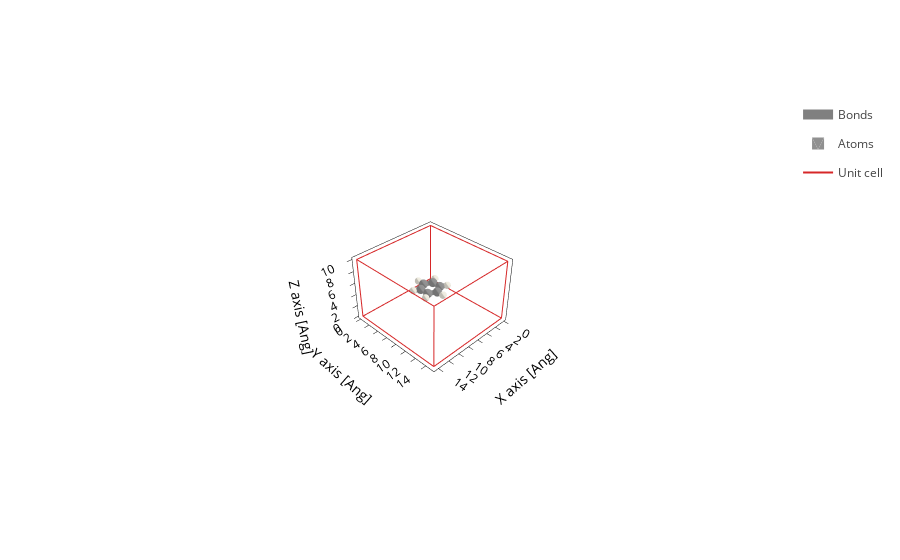

Notebook cell for this chart:
### Code cell
ben_centered.plot()

### Figure 1 — Plotly figure (JSON) as saved in the notebook; plotly's stock layout.template omitted (floating-point values rounded to 4 significant figures; data arrays with more than 128 entries replaced by an {"elided": "..."} marker saying what was removed)
{"data": [{"line": {"color": "gray", "width": 10}, "meta": {}, "mode": "lines", "name": "Bonds", "opacity": 1, "type": "scatter3d", "x": {"elided": "252 float values"}, "y": {"elided": "252 float values"}, "z": {"elided": "252 float values"}}, {"alphahull": 0, "color": "#909090", "hovertemplate": "%{meta.position}", "legendgroup": "Atoms", "meta": {"meta": {"Atoms_i": 0}, "position": "(8.23, 7.71, 5.00)"}, "name": "Atoms", "opacity": 1, "showlegend": true, "showscale": false, "type": "mesh3d", "x": {"elided": "225 float values"}, "y": {"elided": "225 float values"}, "z": {"elided": "225 float values"}}, {"alphahull": 0, "color": "#EDEADE", "hovertemplate": "%{meta.position}", "legendgroup": "Atoms", "meta": {"meta": {"Atoms_i": 1}, "position": "(9.20, 8.27, 5.00)"}, "name": "Atoms", "opacity": 1, "showlegend": false, "showscale": false, "type": "mesh3d", "x": {"elided": "225 float values"}, "y": {"elided": "225 float values"}, "z": {"elided": "225 float values"}}, {"alphahull": 0, "color": "#909090", "hovertemplate": "%{meta.position}", "legendgroup": "Atoms", "meta": {"meta": {"Atoms_i": 2}, "position": "(7.00, 8.42, 5.00)"}, "name": "Atoms", "opacity": 1, "showlegend": false, "showscale": false, "type": "mesh3d", "x": {"elided": "225 float values"}, "y": {"elided": "225 float values"}, "z": {"elided": "225 float values"}}, {"alphahull": 0, "color": "#EDEADE", "hovertemplate": "%{meta.position}", "legendgroup": "Atoms", "meta": {"meta": {"Atoms_i": 3}, "position": "(7.00, 9.54, 5.00)"}, "name": "Atoms", "opacity": 1, "showlegend": false, "showscale": false, "type": "mesh3d", "x": {"elided": "225 float values"}, "y": {"elided": "225 float values"}, "z": {"elided": "225 float values"}}, {"alphahull": 0, "color": "#909090", "hovertemplate": "%{meta.position}", "legendgroup": "Atoms", "meta": {"meta": {"Atoms_i": 4}, "position": "(5.77, 7.71, 5.00)"}, "name": "Atoms", "opacity": 1, "showlegend": false, "showscale": false, "type": "mesh3d", "x": {"elided": "225 float values"}, "y": {"elided": "225 float values"}, "z": {"elided": "225 float values"}}, {"alphahull": 0, "color": "#EDEADE", "hovertemplate": "%{meta.position}", "legendgroup": "Atoms", "meta": {"meta": {"Atoms_i": 5}, "position": "(4.80, 8.27, 5.00)"}, "name": "Atoms", "opacity": 1, "showlegend": false, "showscale": false, "type": "mesh3d", "x": {"elided": "225 float values"}, "y": {"elided": "225 float values"}, "z": {"elided": "225 float values"}}, {"alphahull": 0, "color": "#909090", "hovertemplate": "%{meta.position}", "legendgroup": "Atoms", "meta": {"meta": {"Atoms_i": 6}, "position": "(5.77, 6.29, 5.00)"}, "name": "Atoms", "opacity": 1, "showlegend": false, "showscale": false, "type": "mesh3d", "x": {"elided": "225 float values"}, "y": {"elided": "225 float values"}, "z": {"elided": "225 float values"}}, {"alphahull": 0, "color": "#EDEADE", "hovertemplate": "%{meta.position}", "legendgroup": "Atoms", "meta": {"meta": {"Atoms_i": 7}, "position": "(4.80, 5.73, 5.00)"}, "name": "Atoms", "opacity": 1, "showlegend": false, "showscale": false, "type": "mesh3d", "x": {"elided": "225 float values"}, "y": {"elided": "225 float values"}, "z": {"elided": "225 float values"}}, {"alphahull": 0, "color": "#909090", "hovertemplate": "%{meta.position}", "legendgroup": "Atoms", "meta": {"meta": {"Atoms_i": 8}, "position": "(7.00, 5.58, 5.00)"}, "name": "Atoms", "opacity": 1, "showlegend": false, "showscale": false, "type": "mesh3d", "x": {"elided": "225 float values"}, "y": {"elided": "225 float values"}, "z": {"elided": "225 float values"}}, {"alphahull": 0, "color": "#EDEADE", "hovertemplate": "%{meta.position}", "legendgroup": "Atoms", "meta": {"meta": {"Atoms_i": 9}, "position": "(7.00, 4.46, 5.00)"}, "name": "Atoms", "opacity": 1, "showlegend": false, "showscale": false, "type": "mesh3d", "x": {"elided": "225 float values"}, "y": {"elided": "225 float values"}, "z": {"elided": "225 float values"}}, {"alphahull": 0, "color": "#909090", "hovertemplate": "%{meta.position}", "legendgroup": "Atoms", "meta": {"meta": {"Atoms_i": 10}, "position": "(8.23, 6.29, 5.00)"}, "name": "Atoms", "opacity": 1, "showlegend": false, "showscale": false, "type": "mesh3d", "x": {"elided": "225 float values"}, "y": {"elided": "225 float values"}, "z": {"elided": "225 float values"}}, {"alphahull": 0, "color": "#EDEADE", "hovertemplate": "%{meta.position}", "legendgroup": "Atoms", "meta": {"meta": {"Atoms_i": 11}, "position": "(9.20, 5.73, 5.00)"}, "name": "Atoms", "opacity": 1, "showlegend": false, "showscale": false, "type": "mesh3d", "x": {"elided": "225 float values"}, "y": {"elided": "225 float values"}, "z": {"elided": "225 float values"}}, {"meta": {}, "mode": "lines", "name": "Unit cell", "type": "scatter3d", "x": [0.0, 0.0, 14.4, 14.4, 0.0, 0.0, NaN, 0.0, 0.0, 0.0, 14.4, 14.4, 0.0, NaN, 14.4, 14.4, NaN, 14.4, 14.4], "y": [0.0, 15.08, 15.08, 15.08, 15.08, 15.08, NaN, 15.08, 0.0, 0.0, 0.0, 0.0, 0.0, NaN, 15.08, 0.0, NaN, 15.08, 0.0], "z": [0.0, 0.0, 0.0, 10.0, 10.0, 0.0, NaN, 10.0, 10.0, 0.0, 0.0, 10.0, 10.0, NaN, 0.0, 0.0, NaN, 10.0, 10.0]}], "layout": {"autosize": true, "scene": {"aspectmode": "data", "aspectratio": {"x": 1.112, "y": 1.165, "z": 0.7723}, "camera": {"center": {"x": 0, "y": 0, "z": 0}, "eye": {"x": 2.776, "y": 2.776, "z": 2.776}, "projection": {"type": "perspective"}, "up": {"x": 0, "y": 0, "z": 1}}, "xaxis": {"title": {"text": "X axis [Ang]"}, "type": "linear"}, "yaxis": {"title": {"text": "Y axis [Ang]"}, "type": "linear"}, "zaxis": {"title": {"text": "Z axis [Ang]"}, "type": "linear"}}, "xaxis": {"scaleanchor": "y", "scaleratio": 1, "title": {"text": "X axis [Ang]"}}, "yaxis": {"title": {"text": "Y axis [Ang]"}}}}
